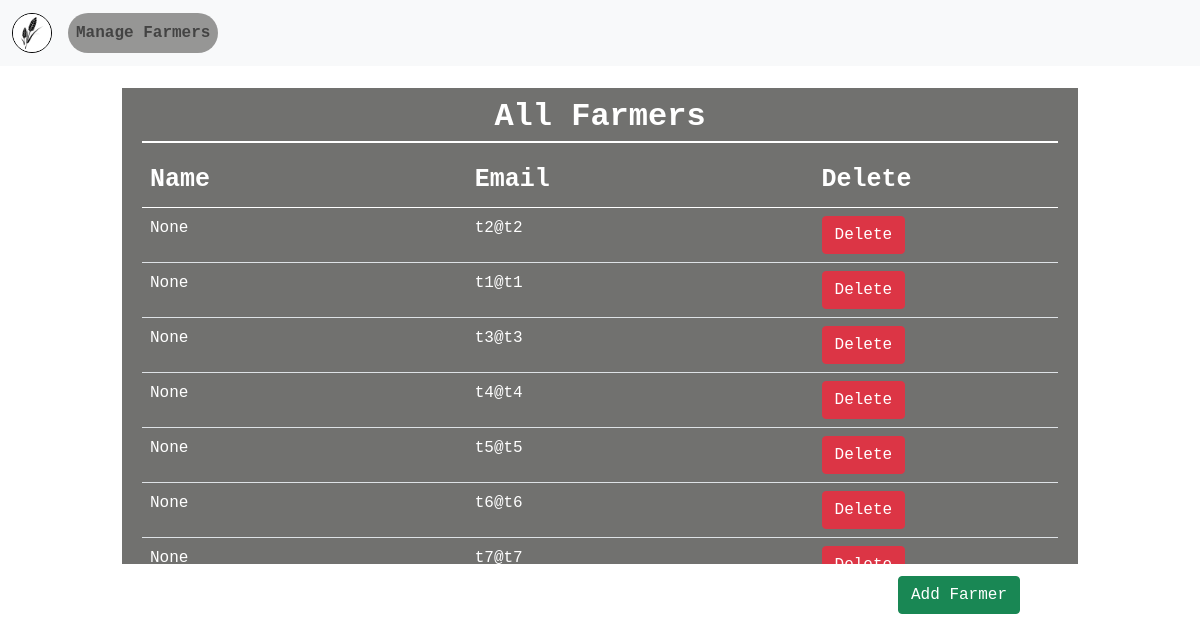
/manage-farmer, run on an earlier commit of the app's database.
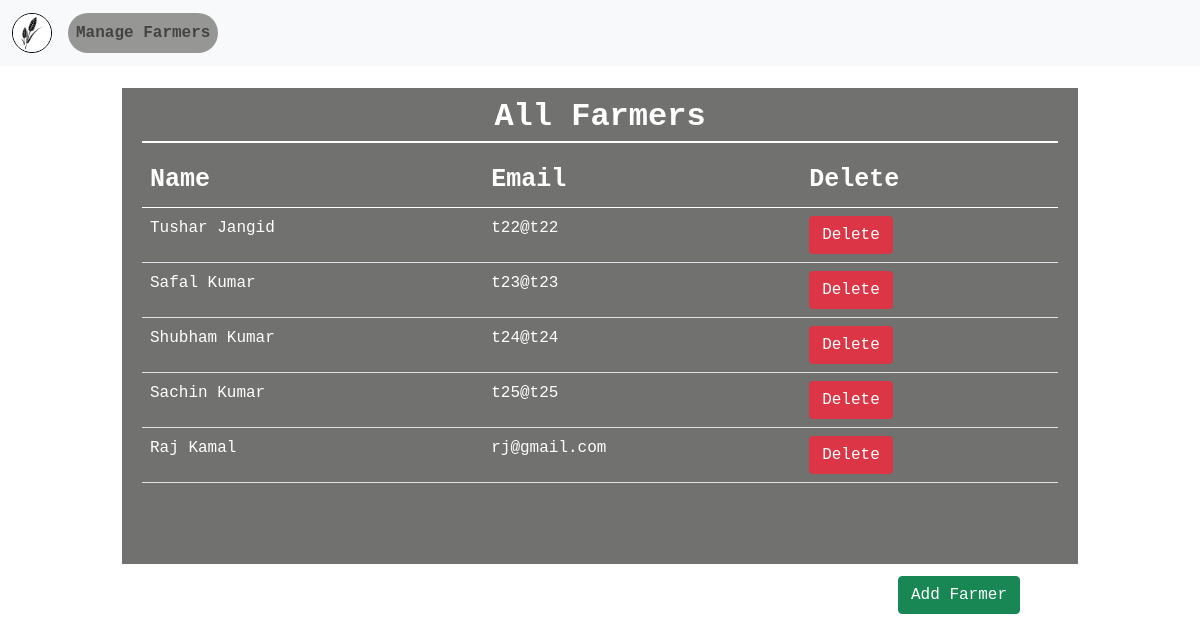
And on a later commit of the database.
### farmer/models/UserDetails.py (models this page shows, shortened)
class UserDetails(models.Model):
    name = models.CharField(null = True, max_length=50)
    email = models.EmailField(primary_key=True)
    password = models.CharField(max_length=20)

### farmer/views/manage_farmer.py (the view, shortened to what this page needs)
# urls.py: path('manage-farmer', manage_farmer.Manage_Farmer.as_view(), name='manage-farmer')
class Manage_Farmer(View):
    def get(self, request):
        userDetails = UserDetails.objects.all().values()
        print("-----userdetails",userDetails)
        return render(request, 'manage_farmer.html', {"userDetails":userDetails})

### farmer/templates/manage_farmer.html (shortened to what this page needs)
{% load static %}
<!DOCTYPE html>
<html lang="en">
<head>
    <link href="https://cdn.jsdelivr.net/npm/bootstrap@5.0.2/dist/css/bootstrap.min.css" rel="stylesheet">
    <link rel="stylesheet"  href="{%  static  'css/manage_farmers.css'  %}">
</head>
<body style="background-image: url('{% static 'images/bg.jpg'%}')">
    <nav class="navbar navbar-expand-lg navbar-light bg-light">
        <div class="container-fluid" id="navbar-modified">
          <div id="left-block">
            <a class="navbar-brand" href="/">
              <img id="logo" src="{% static 'images/logo.jpg' %}"
                  style="height:40px; width:40px;
                          border: 1px solid black;
                          border-radius: 20px;">
            </a>
            <div class="collapse navbar-collapse" id="navbarNavDropdown" class="navigation">
              <ul class="navbar-nav">
                <li class="nav-item">
                  <a class="nav-link " id="manage_farmers" aria-current="page" href="/manage-farmer">Manage Farmers</a>
                </li>
              </ul>
            </div>
          </div>
        </div>
      </nav>
    <div class="about-table-container">
        <h2><b>All Farmers</b></h2>
        <table class="table about-table">
            <thead>
                <tr id="table-head">
                    <td>Name</td>
                    <td>Email</td>
                    <td>Delete</td>
                </tr>
            </thead>
            <tbody>
                {% for userDetail in userDetails %}
                <tr>
                    <td>{{userDetail.name}}</td>
                    <td>{{userDetail.email}}</td>
                    <td>
                        <form action="/manage-farmer" method="POST">
                            <button type="submit" class="btn btn-danger">Delete</button>
                        </form>
                    </td>
                </tr>
                {% endfor %}
            </tbody>
        </table>
    </div>
    <div id="add-btn">
        <form action="/manage-farmer" method="POST">
            <button type="submit" class="btn btn-success">Add Farmer</button>
        </form>
    </div>
</body>
</html>

### farmer/static/css/manage_farmers.css (style rules this page uses)
body { padding: 0; margin: 0; overflow: hidden; font-family: 'Courier New', monospace; }
#logo { border-radius: 50%; }
#navbar-modified { display: flex; justify-content: space-between; }
#left-block { display: flex; flex-direction: row; }
#manage_farmers { background-color: rgba(54, 53, 50, 0.5); border-radius: 20px; font-weight: 600; }
.about-table-container { margin: auto; margin-top: 20px; color: white; height: 480px; width: 80%; border: 2px solid white; padding: 0 20px; background-color: rgba(54, 53, 50, 0.7); overflow: scroll; }
.about-table { color: white; }
.about-table-container > h2 { display: flex; justify-content: center; align-items: center; color: white; margin: 10px 0px; padding-bottom: 5px; border-bottom: 2px solid white; }
#table-head { font-size: 25px; font-weight: 900; }
#add-btn { display: flex; justify-content: right; margin: 10px auto; color: white; height: 50px; width: 80%; }
#add-btn > form > button { margin-right: 60px; }

What changed in the data, as far as the page shows it:
removed UserDetails: name "None", email "t2@t2"
removed UserDetails: name "None", email "t1@t1"
removed UserDetails: name "None", email "t3@t3"
removed UserDetails: name "None", email "t4@t4"
removed UserDetails: name "None", email "t5@t5"
removed UserDetails: name "None", email "t6@t6"
removed UserDetails: name "None", email "t7@t7"
now on this page (row unchanged): UserDetails: name "Tushar Jangid", email "t22@t22"
now on this page (row unchanged): UserDetails: name "Safal Kumar", email "t23@t23"
now on this page (row unchanged): UserDetails: name "Shubham Kumar", email "t24@t24"
now on this page (row unchanged): UserDetails: name "Sachin Kumar", email "t25@t25"
now on this page (row unchanged): UserDetails: name "Raj Kamal", email "rj@gmail.com"
